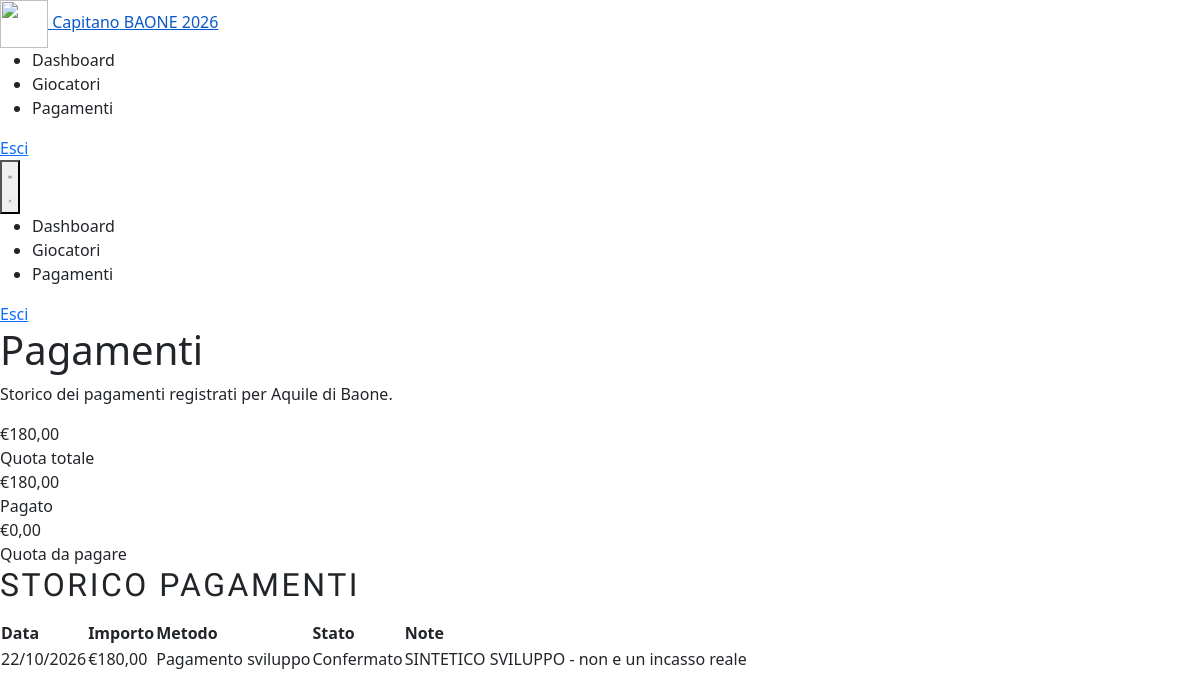
The app's page /capitano/pagamenti.php (signed in) with its own data.
### tables this page shows
CREATE TABLE IF NOT EXISTS `squadre` (
  `id`                        SMALLINT UNSIGNED NOT NULL AUTO_INCREMENT,
  `nome`                      VARCHAR(80)       NOT NULL,
  `colore`                    VARCHAR(7)        NOT NULL DEFAULT '#1a3a5c',
  `logo_url`                  VARCHAR(255)      NULL DEFAULT NULL,
  `id_capitano`               INT UNSIGNED      NULL DEFAULT NULL,
  `id_torneo`                 TINYINT UNSIGNED  NULL DEFAULT NULL,
  `attiva`                    TINYINT(1)        NOT NULL DEFAULT 0,
  `autorizzata`               TINYINT(1)        NOT NULL DEFAULT 0,
  `numero_giocatori_previsto` TINYINT UNSIGNED  NULL DEFAULT NULL,
  `stato_iscrizione`          ENUM('bozza','in_corso','completa') NOT NULL DEFAULT 'bozza',
  `stato_pagamento`           ENUM('non_pagato','parziale','pagato') NOT NULL DEFAULT 'non_pagato',
  `quota_iscrizione`          DECIMAL(8,2)      NOT NULL DEFAULT 200.00,
  `created_at`                TIMESTAMP         NOT NULL DEFAULT CURRENT_TIMESTAMP,
  PRIMARY KEY (`id`),
  UNIQUE KEY `uq_squadre_id_capitano` (`id_capitano`),
  KEY `idx_squadre_torneo` (`id_torneo`),
  CONSTRAINT `fk_squadre_capitano_account`
    FOREIGN KEY (`id_capitano`) REFERENCES `capitani` (`id`)
    ON DELETE SET NULL ON UPDATE CASCADE,
  CONSTRAINT `fk_squadre_torneo`
    FOREIGN KEY (`id_torneo`) REFERENCES `tornei` (`id`)
    ON DELETE SET NULL ON UPDATE CASCADE
);

CREATE TABLE IF NOT EXISTS `transazioni` (
  `id`                  INT UNSIGNED NOT NULL AUTO_INCREMENT,
  `id_squadra`          SMALLINT UNSIGNED NOT NULL,
  `importo`             DECIMAL(8,2) NOT NULL,
  `id_metodo_pagamento` TINYINT UNSIGNED NOT NULL,
  `data_pagamento`      DATE NOT NULL,
  `stato`               ENUM('confermata','in_attesa','annullata') NOT NULL DEFAULT 'confermata',
  `note`                TEXT NULL,
  `id_organizzatore`    INT UNSIGNED NOT NULL,
  `registrato_at`       TIMESTAMP NOT NULL DEFAULT CURRENT_TIMESTAMP,
  `modificato_at`       TIMESTAMP NULL DEFAULT NULL ON UPDATE CURRENT_TIMESTAMP,
  PRIMARY KEY (`id`),
  CONSTRAINT `fk_transazioni_squadra`
    FOREIGN KEY (`id_squadra`) REFERENCES `squadre` (`id`) ON DELETE RESTRICT ON UPDATE CASCADE,
  CONSTRAINT `fk_transazioni_metodo`
    FOREIGN KEY (`id_metodo_pagamento`) REFERENCES `metodi_pagamento` (`id`) ON DELETE RESTRICT ON UPDATE CASCADE,
  CONSTRAINT `fk_transazioni_organizzatore`
    FOREIGN KEY (`id_organizzatore`) REFERENCES `admin` (`id`) ON DELETE RESTRICT ON UPDATE CASCADE
);

CREATE TABLE IF NOT EXISTS `metodi_pagamento` (
  `id`          TINYINT UNSIGNED NOT NULL AUTO_INCREMENT,
  `nome`        VARCHAR(100) NOT NULL,
  `descrizione` VARCHAR(255) NULL DEFAULT NULL,
  `istruzioni`  TEXT NULL,
  `iban`        VARCHAR(34) NULL DEFAULT NULL,
  `ordine`      TINYINT UNSIGNED NOT NULL DEFAULT 0,
  `attivo`      TINYINT(1) NOT NULL DEFAULT 1,
  `created_at`  TIMESTAMP NOT NULL DEFAULT CURRENT_TIMESTAMP,
  PRIMARY KEY (`id`)
);

### capitano/pagamenti.php (the view, shortened to what this page needs)
<?php
$pdo = db();
$idCapitano = (int) ($_SESSION['capitano_id'] ?? 0);
$squadraStmt = $pdo->prepare('SELECT id, nome, quota_iscrizione, stato_pagamento FROM squadre WHERE id_capitano = ? LIMIT 1');
$squadraStmt->execute([$idCapitano]);
$squadra = $squadraStmt->fetch();
$pagamenti = [];
$totalePagato = 0.0;
$quotaResidua = 0.0;
if ($squadra) {
    $importiStmt = $pdo->prepare('SELECT COALESCE(SUM(CASE WHEN stato = "confermata" THEN importo ELSE 0 END), 0) AS pagato FROM transazioni WHERE id_squadra = ?');
    $importiStmt->execute([(int) $squadra['id']]);
    $totalePagato = (float) $importiStmt->fetchColumn();
    $quotaResidua = max(0, (float) $squadra['quota_iscrizione'] - $totalePagato);
    $paymentsStmt = $pdo->prepare('SELECT t.importo, t.data_pagamento, t.stato, t.note, t.registrato_at, mp.nome AS metodo FROM transazioni t LEFT JOIN metodi_pagamento mp ON mp.id = t.id_metodo_pagamento WHERE t.id_squadra = ? ORDER BY t.data_pagamento DESC, t.registrato_at DESC, t.id DESC');
    $paymentsStmt->execute([(int) $squadra['id']]);
    $pagamenti = $paymentsStmt->fetchAll();
}
require_once __DIR__ . '/_header.php';
?>
<div class="admin-page-header">
  <h1>Pagamenti</h1>
  <p>Storico dei pagamenti registrati per <?= htmlspecialchars($squadra['nome'] ?? 'la tua squadra') ?>.</p>
</div>
<?php if (!$squadra): ?>
  <div class="alert alert-info">Non risulta una squadra associata al tuo account.</div>
<?php else: ?>
  <div class="stat-grid captain-overview-grid">
    <div class="stat-card"><div class="stat-num">€<?= number_format((float) $squadra['quota_iscrizione'], 2, ',', '.') ?></div><div class="stat-lbl">Quota totale</div></div>
    <div class="stat-card"><div class="stat-num">€<?= number_format($totalePagato, 2, ',', '.') ?></div><div class="stat-lbl">Pagato</div></div>
    <div class="stat-card"><div class="stat-num">€<?= number_format($quotaResidua, 2, ',', '.') ?></div><div class="stat-lbl">Quota da pagare</div></div>
  </div>
  <div class="admin-form captain-panel">
    <h2 style="margin-bottom:1rem; font-family:'Barlow Condensed',sans-serif; text-transform:uppercase; letter-spacing:.08em; color:var(--gold);">Storico pagamenti</h2>
    <?php if (!$pagamenti): ?>
      <p class="empty-msg">Non risultano pagamenti registrati.</p>
    <?php else: ?>
      <div class="admin-table-wrap"><table class="admin-table">
        <thead><tr><th>Data</th><th>Importo</th><th>Metodo</th><th>Stato</th><th>Note</th></tr></thead>
        <tbody>
          <?php foreach ($pagamenti as $pagamento):
            $stato = (string) $pagamento['stato'];
            $statoLabel = ['confermata' => 'Confermato', 'in_attesa' => 'In attesa', 'annullata' => 'Annullato'][$stato] ?? $stato;
            $statoClass = ['confermata' => 'ok', 'in_attesa' => 'warn', 'annullata' => 'bad'][$stato] ?? '';
          ?>
            <tr>
              <td><?= htmlspecialchars(date('d/m/Y', strtotime((string) $pagamento['data_pagamento']))) ?></td>
              <td>€<?= number_format((float) $pagamento['importo'], 2, ',', '.') ?></td>
              <td><?= htmlspecialchars($pagamento['metodo'] ?? '—') ?></td>
              <td><span class="state-pill <?= htmlspecialchars($statoClass) ?>"><?= htmlspecialchars($statoLabel) ?></span></td>
              <td><?= nl2br(htmlspecialchars((string) ($pagamento['note'] ?? ''))) ?: '—' ?></td>
            </tr>
          <?php endforeach; ?>
        </tbody>
      </table></div>
    <?php endif; ?>
  </div>
<?php endif; ?>
<?php require_once __DIR__ . '/_footer.php'; ?>

### records on screen
squadre: nome "Aquile di Baone", quota_iscrizione "180,00"
transazioni: data_pagamento "22/10/2026", importo "180,00", id_metodo_pagamento.nome "Pagamento sviluppo", stato "Confermato", note "SINTETICO SVILUPPO - non e un incasso reale"

### other values on screen
$siteNavBrandName "Capitano"
$siteNavBrandYear "BAONE 2026"
$label "Dashboard"
$label "Giocatori"
$label "Pagamenti"
$label "Esci"
$totalePagato "180,00"
$quotaResidua "0,00"
